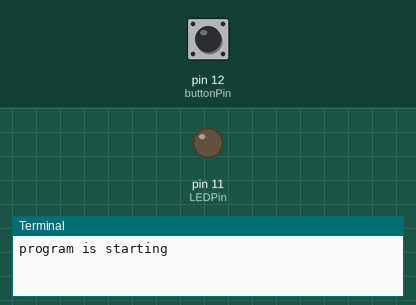
The program below on a simulated Raspberry Pi (header pin numbers). Parts: output pins drawn as LEDs (lit = HIGH), the last lines printed to the terminal. Inputs (shaded band) come from the test bench; at power-on: pin 12 (buttonPin) HIGH.

Above: at 1.2 s.
1.3 s: pin 12 (buttonPin) pulled LOW for 0.15 s
At 2.2 s:
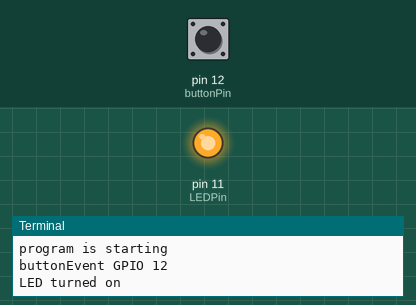
2.9 s: pin 12 (buttonPin) pulled LOW for 1 s
At 3.4 s:
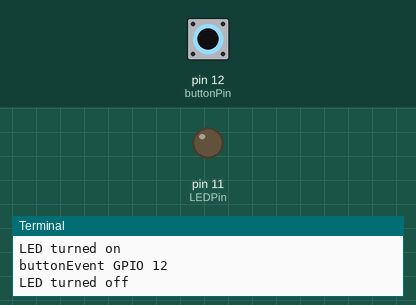
5.4 s: pin 12 (buttonPin) pulled LOW for 3.2 s
At 6.5 s:
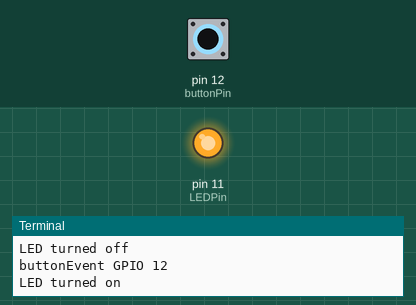
Timing chart, 0 to 8.4 s (numbered marks = the images above; inputs shaded):
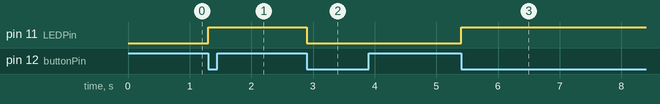

Measured:
- after the input at 1.3 s, pin 11 (LEDPin): LOW → HIGH at once
- after the input at 2.9 s, pin 11 (LEDPin): HIGH → LOW at once
- after the input at 5.4 s, pin 11 (LEDPin): LOW → HIGH at once

The program:

tableLamp.py
```python
import RPi.GPIO as gp

LEDPin = 11
buttonPin = 12
LEDstate = False

def setup():
    gp.setmode(gp.BOARD)
    gp.setup(LEDPin, gp.OUT)
    gp.setup(buttonPin, gp.IN, pull_up_down = gp.PUD_UP)


def buttonEvent(channel):
    global LEDstate
    print(f'buttonEvent GPIO {channel}')
    LEDstate = not LEDstate
    if LEDstate:
        print('LED turned on')
    else:
        print('LED turned off')
    gp.output(LEDPin, LEDstate)

def loop():
    # button detect
    gp.add_event_detect(buttonPin, gp.FALLING, callback = buttonEvent,
                        bouncetime = 300)
    while True:
        pass

def finish():
    gp.cleanup()

if __name__ == '__main__':
    print('program is starting')
    setup()
    try:
        loop()
    except KeyboardInterrupt:
        finish()
```
